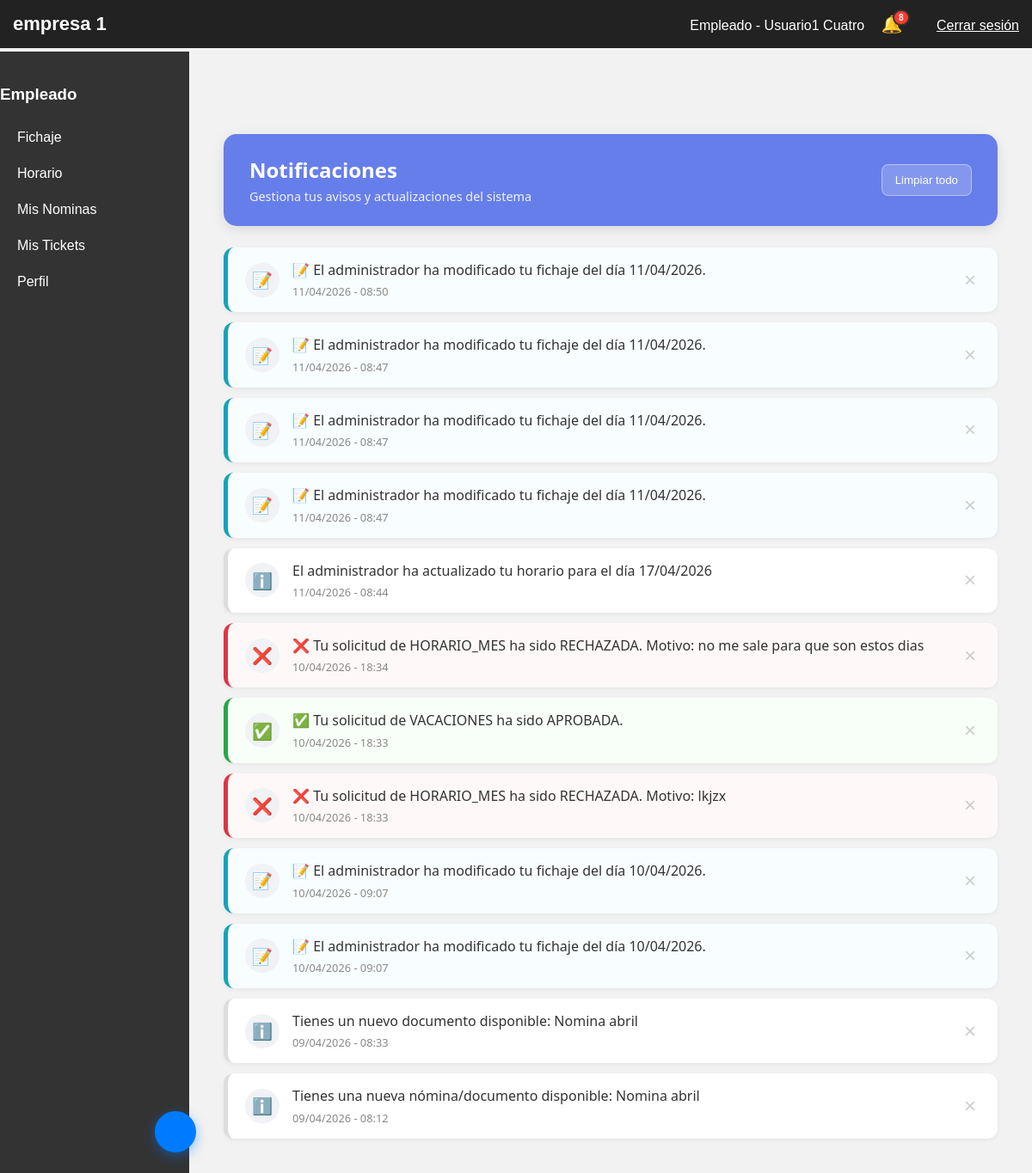
/panel.php?seccion=notificaciones (signed in), run on an earlier commit of the app's database.
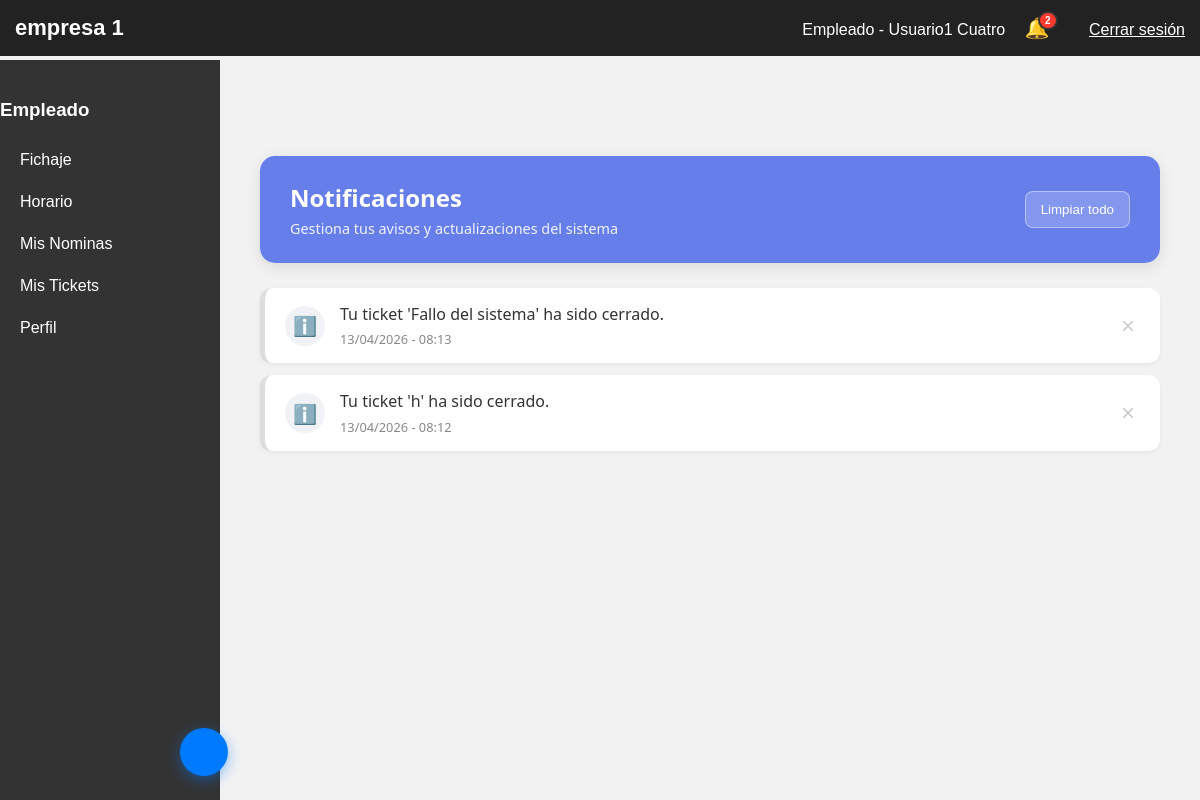
And on a later commit of the database.
### tables this page shows
CREATE TABLE `notificaciones` (
  `id_notificacion` int(11) NOT NULL,
  `id_usuario` int(11) NOT NULL,
  `mensaje` text NOT NULL,
  `tipo` varchar(50) DEFAULT NULL,
  `leida` tinyint(1) DEFAULT 0,
  `fecha_creacion` timestamp NOT NULL DEFAULT current_timestamp()
);

### secciones/notificaciones.php (the view, shortened to what this page needs)
<?php
$idUsuario = $_SESSION['usuario']['id'];
$pdo->prepare("DELETE FROM NOTIFICACIONES WHERE id_usuario = ? AND fecha_creacion < DATE_SUB(NOW(), INTERVAL 30 DAY)")->execute([$idUsuario]);
$stmt = $pdo->prepare("SELECT * FROM NOTIFICACIONES WHERE id_usuario = ? ORDER BY fecha_creacion DESC");
$stmt->execute([$idUsuario]);
$notificaciones = $stmt->fetchAll(PDO::FETCH_ASSOC);
?>
<link rel="stylesheet" href="css/notificaciones.css">
<div class="notif-page-container">
    <div class="notif-header-banner">
        <div class="header-content">
            <h2> Notificaciones</h2>
            <p>Gestiona tus avisos y actualizaciones del sistema</p>
        </div>
        <button class="btn-clear-all" onclick="eliminarTodas()">
           Limpiar todo
        </button>
    </div>
    <div class="notif-list-container">
        <?php if (empty($notificaciones)): ?>
            <div class="notif-empty-state">
                <div class="empty-icon">📂</div>
                <p>No tienes notificaciones pendientes</p>
            </div>
        <?php else: ?>
            <div class="notif-grid" id="contenedor-notificaciones">
                <?php foreach ($notificaciones as $n):
                    $icono = 'ℹ️';
                    $claseTipo = '';
                    $msg = $n['mensaje'];
                    if (strpos($msg, 'ACEPTADA') !== false || strpos($msg, 'APROBADA') !== false) {
                        $icono = '✅'; $claseTipo = 'notif-success';
                    } elseif (strpos($msg, 'RECHAZADA') !== false) {
                        $icono = '❌'; $claseTipo = 'notif-danger';
                    } elseif (strpos($msg, 'modificado') !== false || strpos($msg, 'añadido') !== false) {
                        $icono = '📝'; $claseTipo = 'notif-info';
                    }
                ?>
                    <div class="notif-card <?= $claseTipo ?>" id="notif-<?= $n['id_notificacion'] ?>">
                        <div class="notif-icon-circle"><?= $icono ?></div>
                        <div class="notif-content">
                            <p class="notif-message"><?= htmlspecialchars($msg) ?></p>
                            <span class="notif-date">
                                 <?= date('d/m/Y - H:i', strtotime($n['fecha_creacion'])) ?>
                            </span>
                        </div>
                        <button class="btn-delete-single" onclick="eliminarNotificacion(<?= $n['id_notificacion'] ?>)" title="Eliminar">
                            &times;
                        </button>
                    </div>
                <?php endforeach; ?>
            </div>
        <?php endif; ?>
    </div>
</div>

### panel.php (shortened to what this page needs)
<?php
require_once 'config.php';
$usuario  = $_SESSION['usuario'];
$idUsuario = $usuario['id'];
$esAdmin  = $_SESSION['es_admin'] ?? null;
$seccion = $_GET['seccion'] ?? 'fichaje';
$empresa  = $_SESSION['empresa_activa'];
$cssFile  = "css/empresa_$empresa.css";
$nombreEmpresa = "Empresa desconocida";
foreach ($_SESSION['usuario']['empresas'] as $emp) {
    if ($emp['id_empresa'] == $empresa) {
        $nombreEmpresa = $emp['nombre'];
        break;
    }
}
?>
<!DOCTYPE html>
<html lang="es">
<head>
    <link rel="stylesheet" href="<?= $cssFile ?>">
    <link rel="stylesheet" href="css/panel.css">
</head>
<body>
    <header>
        <div class="logo"><?= htmlspecialchars($nombreEmpresa) ?></div>
        <div>
            <span style="color:white; margin-right:15px;">
                <?= $esAdmin ? ' Admin' : ' Empleado' ?> -
                <?= htmlspecialchars($usuario['nombre'] . ' ' . $usuario['apellidos']) ?>
            </span>
            <div class="notification-container" style="display: inline-block; position: relative; margin-right: 15px;">
                <?php
                $stmtNotif = $pdo->prepare("SELECT COUNT(*) FROM NOTIFICACIONES WHERE id_usuario = ? AND leida = 0");
                $stmtNotif->execute([$idUsuario]);
                $countNotif = $stmtNotif->fetchColumn();
                $badge = ($countNotif > 9) ? '9+' : $countNotif;
                ?>
                <a href="panel.php?seccion=notificaciones" style="text-decoration: none; font-size: 20px;">
                    🔔
                    <?php if ($countNotif > 0): ?>
                        <span class="notification-badge"><?= $badge ?></span>
                    <?php endif; ?>
                </a>
            </div>
            <a href="logout.php" style="color:white; margin-left:20px;">Cerrar sesión</a>
        </div>
    </header>
    <?php if($esAdmin): ?>
        <div class="sidebar">
            <div class="sidebar_container">
                <h3 class="sidebar-title">Administrador</h3>
                <a class="submenu-btn">
                    Fichaje
                    <svg class="arrow-icon" width="16" height="16" viewBox="0 0 20 20">
                        <path d="M 10 13.7 a 0.897 0.897 0 0 1 -0.636 -0.264 l -4.6 -4.6 a 0.9 0.9 0 1 1 1.272 -1.273 L 10 11.526 l 3.964 -3.963 a 0.9 0.9 0 0 1 1.272 1.273 l -4.6 4.6 A 0.897 0.897 0 0 1 10 13.7 Z"></path>
                    </svg>
                </a>
                <div class="submenu-content">
                    <a href="panel.php?seccion=fichaje&vista=inicio">Fichar</a>
                    <a href="panel.php?seccion=fichaje&vista=ver">Ver fichajes</a>
                    <a href="panel.php?seccion=fichaje&vista=modificar">Modificar fichajes</a>
                    <a href="panel.php?seccion=fichaje&vista=config_ip"> Restricción por IP</a>
                </div>
                <a class="submenu-btn">
                    Horario
                    <svg class="arrow-icon" width="16" height="16" viewBox="0 0 20 20">
                        <path d="M 10 13.7 a 0.897 0.897 0 0 1 -0.636 -0.264 l -4.6 -4.6 a 0.9 0.9 0 1 1 1.272 -1.273 L 10 11.526 l 3.964 -3.963 a 0.9 0.9 0 0 1 1.272 1.273 l -4.6 4.6 A 0.897 0.897 0 0 1 10 13.7 Z"></path>
                    </svg>
                </a>
                <div class="submenu-content">
                    <a href="panel.php?seccion=horario&vista=peticiones">Peticiones</a>
                    <a href="panel.php?seccion=horario&vista=cuadrantes">Cuadrantes</a>
                    <a href="panel.php?seccion=horario&vista=vacaciones">Vacaciones</a>
                      <a href="panel.php?seccion=horario&vista=plantillas"> Plantillas de Jornada</a>
                </div>
                <a class="submenu-btn">
                    Reportes
                    <svg class="arrow-icon" width="16" height="16" viewBox="0 0 20 20">
                        <path d="M 10 13.7 a 0.897 0.897 0 0 1 -0.636 -0.264 l -4.6 -4.6 a 0.9 0.9 0 1 1 1.272 -1.273 L 10 11.526 l 3.964 -3.963 a 0.9 0.9 0 0 1 1.272 1.273 l -4.6 4.6 A 0.897 0.897 0 0 1 10 13.7 Z"></path>
                    </svg>
                </a>
                <div class="submenu-content">
                    <a href="panel.php?seccion=reportes&vista=generar">Generar reportes</a>
                    <a href="panel.php?seccion=reportes&vista=historial">Historial reportes</a>
                </div>
                <a class="submenu-btn">
                    Gestión empleados
                    <svg class="arrow-icon" width="16" height="16" viewBox="0 0 20 20">
                        <path d="M 10 13.7 a 0.897 0.897 0 0 1 -0.636 -0.264 l -4.6 -4.6 a 0.9 0.9 0 1 1 1.272 -1.273 L 10 11.526 l 3.964 -3.963 a 0.9 0.9 0 0 1 1.272 1.273 l -4.6 4.6 A 0.897 0.897 0 0 1 10 13.7 Z"></path>
                    </svg>
                </a>
                <div class="submenu-content">
                    <a href="panel.php?seccion=empleados&vista=lista">Ver empleados</a>
                    <a href="panel.php?seccion=empleados&vista=nuevo">Añadir empleados</a>
                    <a href="panel.php?seccion=empleados&vista=nominas">Subir nominas</a>
                    <a href="panel.php?seccion=empleados&vista=tickets"> Tickets</a>
                </div>
                <a href="panel.php?seccion=perfil">Perfil</a>
            </div>
        </div>
    <?php else: ?>
        <div class="sidebar">
            <div class="sidebar_container">
                <h3>Empleado</h3>
                <a href="panel.php?seccion=fichaje">Fichaje</a>
                <a href="panel.php?seccion=horario">Horario</a>
                <a href="panel.php?seccion=documentos">Mis Nominas</a>
                <a href="panel.php?seccion=tickets"> Mis Tickets</a>
                <a href="panel.php?seccion=perfil">Perfil</a>
            </div>
        </div>
    <?php endif; ?>
    <main>
        <?php
        if ($seccion === "notificaciones") include "secciones/notificaciones.php";
        ?>
    </main>
    <button class="chat-fab" id="chatFab" title="Asistente IA" aria-label="Abrir asistente IA">
    </button>
</body>
</html>

### css/empresa_1.css (style rules this page uses)
body { margin:0; font-family: Arial; background:#f2f2f2; }
header { background:#222; color:white; padding:15px; display:flex; align-items:center; justify-content:space-between; position: sticky; top: 0; z-index: 1000; }
.logo { font-weight:bold; font-size:22px; }
.sidebar { width:220px; background:#333; color:white; position:fixed; top:60px; bottom:0; padding-top:20px; }
.sidebar a { display:block; padding:12px 20px; color:white; text-decoration:none; transition:0.2s; }
main { margin-left:220px; padding:20px; margin-top:60px; }
.notification-badge { position: absolute; top: -5px; right: -8px; background-color: #ff3b30; color: white; border-radius: 50%; padding: 2px 5px; font-size: 10px; font-weight: bold; border: 2px solid #333; }
.chat-fab { position: fixed; bottom: 24px; left: 180px; width: 48px; height: 48px; background: #007bff; border: none; border-radius: 50%; color: white; font-size: 22px; cursor: pointer; box-shadow: 0 4px 14px rgba(0,123,255,0.45); display: flex; align-items: center; justify-content: center; z-index: 9999; transition: background 0.2s, transform 0.2s; }

### css/panel.css (style rules this page uses)
.chat-fab { position: fixed; bottom: 24px; left: 180px; width: 48px; height: 48px; background: #007bff; border: none; border-radius: 50%; color: white; font-size: 22px; cursor: pointer; box-shadow: 0 4px 14px rgba(0,123,255,0.45); display: flex; align-items: center; justify-content: center; z-index: 9999; transition: background 0.2s, transform 0.2s; }

### css/notificaciones.css (style rules this page uses)
.notif-page-container { padding: 20px; max-width: 900px; margin: 0 auto; font-family: 'Segoe UI', Tahoma, Geneva, Verdana, sans-serif; }
.notif-header-banner { display: flex; justify-content: space-between; align-items: center; padding: 25px 30px; background: linear-gradient(135deg, #667eea 0%, #667eea 100%); color: white; border-radius: 15px; margin-bottom: 25px; box-shadow: 0 4px 15px rgba(0,0,0,0.1); }
.notif-header-banner h2 { margin: 0; font-size: 1.5rem; }
.notif-header-banner p { margin: 5px 0 0 0; opacity: 0.9; font-size: 0.9rem; }
.btn-clear-all { background: rgba(255,255,255,0.2); border: 1px solid rgba(255,255,255,0.4); color: white; padding: 10px 15px; border-radius: 8px; cursor: pointer; transition: all 0.3s; font-weight: 500; }
.notif-grid { display: flex; flex-direction: column; gap: 12px; }
.notif-card { background: white; border-radius: 12px; padding: 15px 20px; display: flex; align-items: center; gap: 15px; position: relative; box-shadow: 0 2px 5px rgba(0,0,0,0.05); border-left: 5px solid #ddd; transition: transform 0.2s, opacity 0.3s; }
.notif-icon-circle { width: 40px; height: 40px; background: #f0f2f5; border-radius: 50%; display: flex; align-items: center; justify-content: center; font-size: 1.2rem; flex-shrink: 0; }
.notif-content { flex-grow: 1; }
.notif-message { margin: 0; color: #333; font-size: 1rem; line-height: 1.4; }
.notif-date { display: block; margin-top: 5px; color: #888; font-size: 0.8rem; }
.btn-delete-single { background: none; border: none; color: #ccc; font-size: 1.5rem; cursor: pointer; padding: 0 5px; transition: color 0.2s; }
.notif-success { border-left-color: #28a745; background: #f8fff9; }
.notif-danger { border-left-color: #dc3545; background: #fff8f8; }
.notif-info { border-left-color: #17a2b8; background: #f8fdff; }

What changed in the data, as far as the page shows it:
removed notificaciones: mensaje "📝", mensaje "📝 El administrador ha modificado tu fichaje del día 11/04/2026.", fecha_creacion "11/04/2026 - 08:50"
removed notificaciones: mensaje "📝", mensaje "📝 El administrador ha modificado tu fichaje del día 11/04/2026.", fecha_creacion "11/04/2026 - 08:47"
removed notificaciones: mensaje "📝", mensaje "📝 El administrador ha modificado tu fichaje del día 11/04/2026.", fecha_creacion "11/04/2026 - 08:47"
removed notificaciones: mensaje "📝", mensaje "📝 El administrador ha modificado tu fichaje del día 11/04/2026.", fecha_creacion "11/04/2026 - 08:47"
removed notificaciones: icono "ℹ️", mensaje "El administrador ha actualizado tu horario para el día 17/04/2026", fecha_creacion "11/04/2026 - 08:44"
removed notificaciones: mensaje "❌", mensaje "❌ Tu solicitud de HORARIO_MES ha sido RECHAZADA. Motivo: no me sale para que son estos dias", fecha_creacion "10/04/2026 - 18:34"
removed notificaciones: mensaje "✅", mensaje "✅ Tu solicitud de VACACIONES ha sido APROBADA.", fecha_creacion "10/04/2026 - 18:33"
removed notificaciones: mensaje "❌", mensaje "❌ Tu solicitud de HORARIO_MES ha sido RECHAZADA. Motivo: lkjzx", fecha_creacion "10/04/2026 - 18:33"
removed notificaciones: mensaje "📝", mensaje "📝 El administrador ha modificado tu fichaje del día 10/04/2026.", fecha_creacion "10/04/2026 - 09:07"
removed notificaciones: mensaje "📝", mensaje "📝 El administrador ha modificado tu fichaje del día 10/04/2026.", fecha_creacion "10/04/2026 - 09:07"
removed notificaciones: icono "ℹ️", mensaje "Tienes un nuevo documento disponible: Nomina abril", fecha_creacion "09/04/2026 - 08:33"
removed notificaciones: icono "ℹ️", mensaje "Tienes una nueva nómina/documento disponible: Nomina abril", fecha_creacion "09/04/2026 - 08:12"
added notificaciones: icono "ℹ️", mensaje "Tu ticket 'Fallo del sistema' ha sido cerrado.", fecha_creacion "13/04/2026 - 08:13"
added notificaciones: icono "ℹ️", mensaje "Tu ticket 'h' ha sido cerrado.", fecha_creacion "13/04/2026 - 08:12"
Also different on the page:
$badge: "8" → "2"
